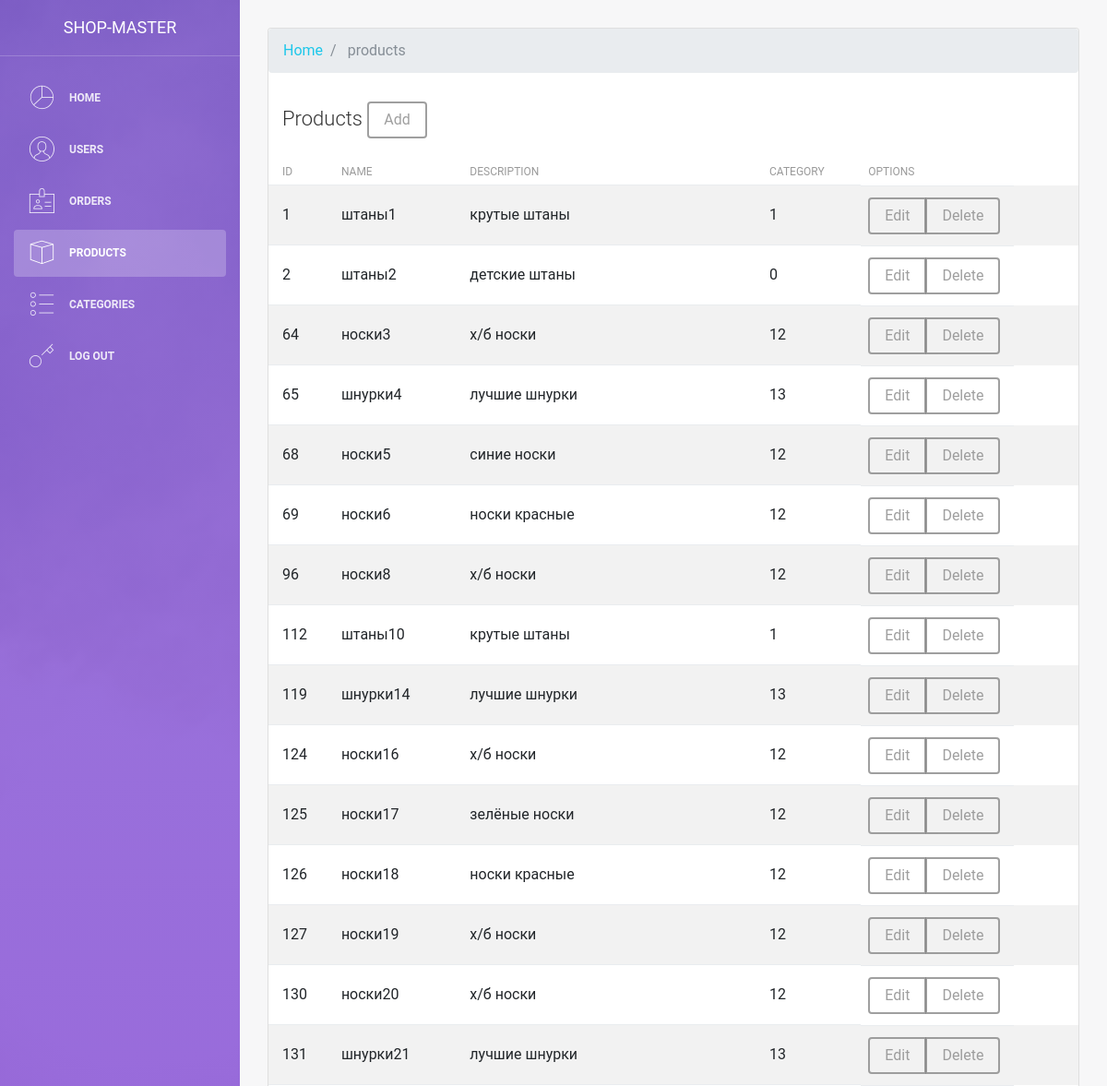
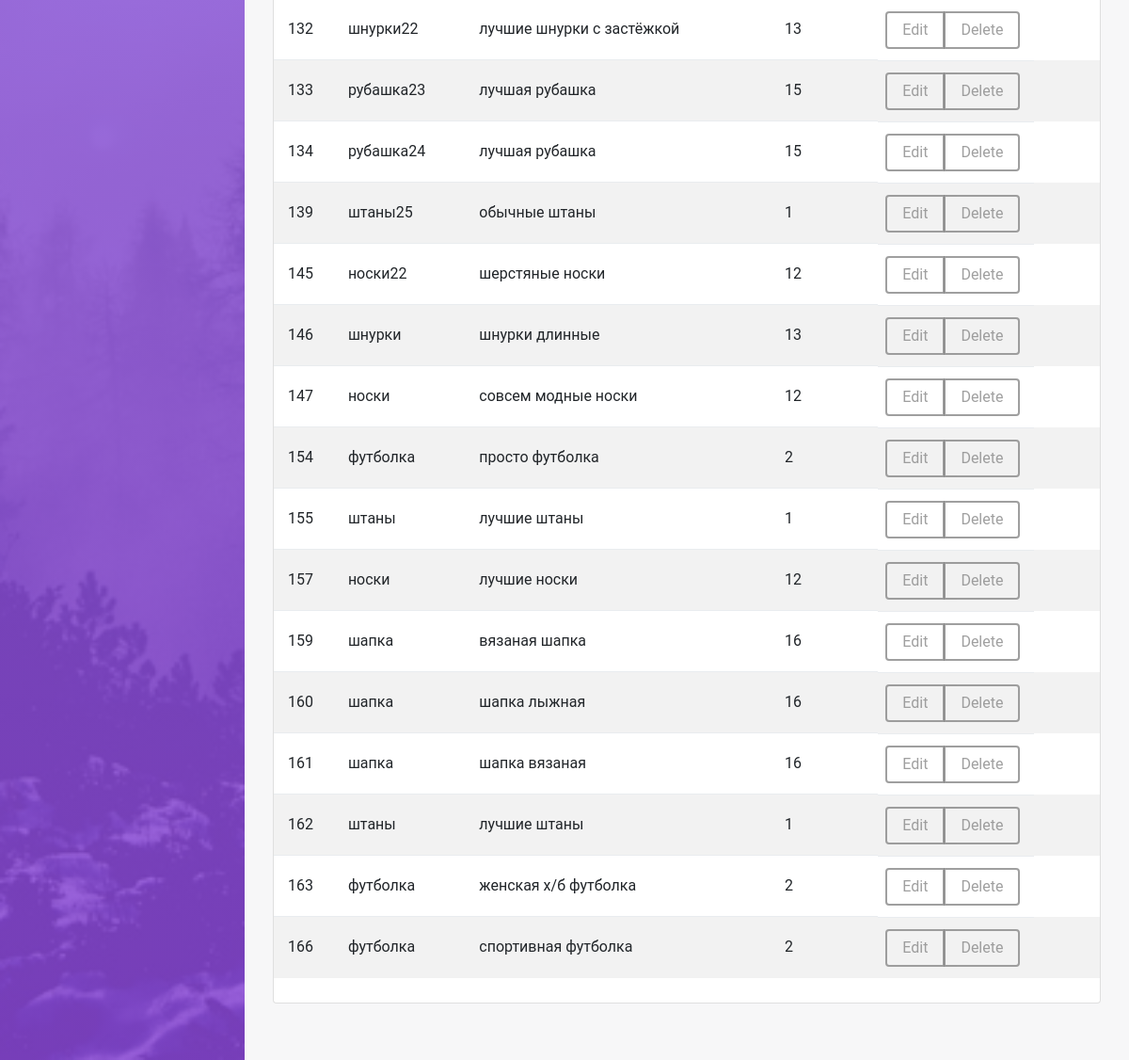
/admin/products.php, run on the app's committed database (2 pictures, top to bottom).
### tables this page shows
CREATE TABLE `products` (
  `id` int(11) NOT NULL,
  `title` varchar(255) NOT NULL,
  `cost` varchar(20) NOT NULL,
  `description` text NOT NULL,
  `content` text NOT NULL,
  `categories_id` varchar(100) NOT NULL,
  `image` longblob NOT NULL
);

### admin/products.php (the view)
<?php
include $_SERVER['DOCUMENT_ROOT'] . '/configs/db.php';
$page = "products";
include $_SERVER['DOCUMENT_ROOT'] . '/admin/parts/header.php';
?>
<div class="main-panel">
    <div class="content">
        <div class="container-fluid">
            <div class="row">
                <div class="col-md-12">
                    <div class="card strpied-tabled-with-hover">
                            <nav aria-label="breadcrumb " >
                              <ol class="breadcrumb">
                                <li class="breadcrumb-item"><a href="index.php">Home</a></li>
                                <li class="breadcrumb-item active" aria-current="page">
                                    <?php echo $page; ?>
                                </li>
                              </ol>
                            </nav>
                        <div class="card-header ">
                            <h4 class="card-title">Products
                                <a href="modules/products/add.php" type="button" class="btn btn-secondary">Add</a>
                             </h4>
                        </div>
                        <div class="card-body table-full-width table-responsive">
                            <table class="table table-hover table-striped">
                                <thead>
                                    <th>ID</th>
                                    <th>Name</th>
                                    <th>Description</th>
                                    <th>Category</th>
                                    <th>Options</th>
                                </thead>
                                <tbody>
                                    <?php
                                    $sql = "SELECT * FROM products";
                                    $result = $conn->query($sql);
                                    while ($row = mysqli_fetch_assoc($result)) {
                                    ?>
                                        <tr>
                                            <td><?php echo $row["id"] ?></td>
                                            <td><?php echo $row["title"] ?></td>
                                            <td><?php echo $row["description"] ?></td>
                                            <td><?php echo $row["categories_id"] ?></td>
                                            <td>
                                                <div class="btn-group" role="group" aria-label="Basic example">
                                                  <a href="modules/products/edit.php?id=<?php echo $row["id"] ?>" type="button" class="btn btn-secondary">Edit</a>
                                                  <a  href="modules/products/delete.php?id=<?php echo $row["id"] ?>" type="button" class="btn btn-secondary">Delete</a>
                                                </div>
                                            </td>
                                        </tr>
                                    <?php
                                    }
                                    ?>
                                </tbody>
                            </table>
                        </div>
                    </div>
                </div>
            </div>
        </div>
    </div>
</div>
<?php
include $_SERVER['DOCUMENT_ROOT'] . '/admin/parts/footer.php';
?>

### data on the page
products: id "1", title "штаны1", description "крутые штаны", categories "1"
products: id "2", title "штаны2", description "детские штаны", categories "0"
products: id "64", title "носки3", description "х/б носки", categories "12"
products: id "65", title "шнурки4", description "лучшие шнурки", categories "13"
products: id "68", title "носки5", description "синие носки", categories "12"
products: id "69", title "носки6", description "носки красные", categories "12"
products: id "96", title "носки8", description "х/б носки", categories "12"
products: id "112", title "штаны10", description "крутые штаны", categories "1"
products: id "119", title "шнурки14", description "лучшие шнурки", categories "13"
products: id "124", title "носки16", description "х/б носки", categories "12"
products: id "125", title "носки17", description "зелёные носки", categories "12"
products: id "126", title "носки18", description "носки красные", categories "12"
products: id "127", title "носки19", description "х/б носки", categories "12"
products: id "130", title "носки20", description "х/б носки", categories "12"
products: id "131", title "шнурки21", description "лучшие шнурки", categories "13"
products: id "132", title "шнурки22", description "лучшие шнурки с застёжкой", categories "13"
products: id "133", title "рубашка23", description "лучшая рубашка", categories "15"
products: id "134", title "рубашка24", description "лучшая рубашка", categories "15"
products: id "139", title "штаны25", description "обычные штаны", categories "1"
products: id "145", title "носки22", description "шерстяные носки", categories "12"
products: id "146", title "шнурки", description "шнурки длинные", categories "13"
products: id "147", title "носки", description "совсем модные носки", categories "12"
products: id "154", title "футболка", description "просто футболка", categories "2"
products: id "155", title "штаны", description "лучшие штаны", categories "1"
products: id "157", title "носки", description "лучшие носки", categories "12"
products: id "159", title "шапка", description "вязаная шапка", categories "16"
products: id "160", title "шапка", description "шапка лыжная", categories "16"
products: id "161", title "шапка", description "шапка вязаная", categories "16"
products: id "162", title "штаны", description "лучшие штаны", categories "1"
products: id "163", title "футболка", description "женская х/б футболка", categories "2"
products: id "166", title "футболка", description "спортивная футболка", categories "2"

### other printed values
$page "products"
